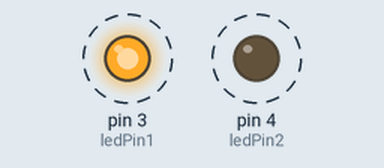
A sketch run on a simulated Arduino Uno, built with avr-gcc and run on an emulated ATmega328P. On the bench: output pins drawn as LEDs (lit = HIGH). Dashed ring = blinking.

Above: at 0.5 s.
Timing chart, 0 to 4.6 s (numbered marks = the images above):
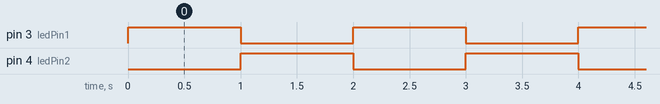

Measured:
- by itself, pin 3 (ledPin1), pin 4 (ledPin2): alternates HIGH for 1.0 s and LOW for 1.0 s

The sketch:

4_4.ino
```cpp
int ledPin1 = 3;
int ledPin2 = 4;
void setup(){
	pinMode(ledPin1, OUTPUT);
	pinMode(ledPin2, OUTPUT);
}
void loop(){
	digitalWrite(ledPin1, HIGH);
	digitalWrite(ledPin2, LOW);
	delay(1000);
	digitalWrite(ledPin2, HIGH);
	digitalWrite(ledPin1, LOW);
	delay(1000);
}
```
